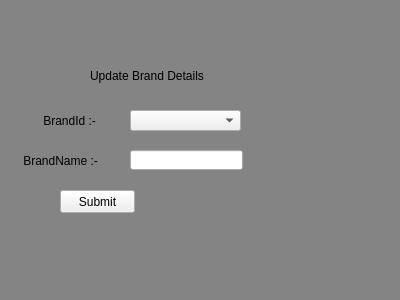
<?xml version="1.0" encoding="UTF-8"?>
<ui version="4.0">
 <class>UBrand</class>
 <widget class="QFrame" name="UBrand">
  <property name="geometry">
   <rect>
    <x>0</x>
    <y>0</y>
    <width>400</width>
    <height>300</height>
   </rect>
  </property>
  <property name="windowTitle">
   <string>Frame</string>
  </property>
  <property name="styleSheet">
   <string notr="true">QWidget#UBrand{background-color:rgb(132,132,132);}</string>
  </property>
  <widget class="QLabel" name="label">
   <property name="geometry">
    <rect>
     <x>90</x>
     <y>60</y>
     <width>241</width>
     <height>31</height>
    </rect>
   </property>
   <property name="styleSheet">
    <string notr="true">font: 16pt &quot;Algerian&quot;;</string>
   </property>
   <property name="text">
    <string>Update Brand Details</string>
   </property>
  </widget>
  <widget class="QLabel" name="label_2">
   <property name="geometry">
    <rect>
     <x>40</x>
     <y>110</y>
     <width>81</width>
     <height>21</height>
    </rect>
   </property>
   <property name="styleSheet">
    <string notr="true">font: 10pt &quot;MS Shell Dlg 2&quot;;</string>
   </property>
   <property name="text">
    <string> BrandId :-</string>
   </property>
  </widget>
  <widget class="QComboBox" name="cmbid">
   <property name="geometry">
    <rect>
     <x>130</x>
     <y>110</y>
     <width>111</width>
     <height>21</height>
    </rect>
   </property>
  </widget>
  <widget class="QLabel" name="label_3">
   <property name="geometry">
    <rect>
     <x>20</x>
     <y>150</y>
     <width>91</width>
     <height>21</height>
    </rect>
   </property>
   <property name="styleSheet">
    <string notr="true">font: 10pt &quot;MS Shell Dlg 2&quot;;</string>
   </property>
   <property name="text">
    <string> BrandName :-</string>
   </property>
  </widget>
  <widget class="QLineEdit" name="txtname">
   <property name="geometry">
    <rect>
     <x>130</x>
     <y>150</y>
     <width>113</width>
     <height>20</height>
    </rect>
   </property>
  </widget>
  <widget class="QPushButton" name="btnsubmit">
   <property name="geometry">
    <rect>
     <x>60</x>
     <y>190</y>
     <width>75</width>
     <height>23</height>
    </rect>
   </property>
   <property name="text">
    <string>Submit</string>
   </property>
  </widget>
 </widget>
 <resources/>
 <connections/>
</ui>
